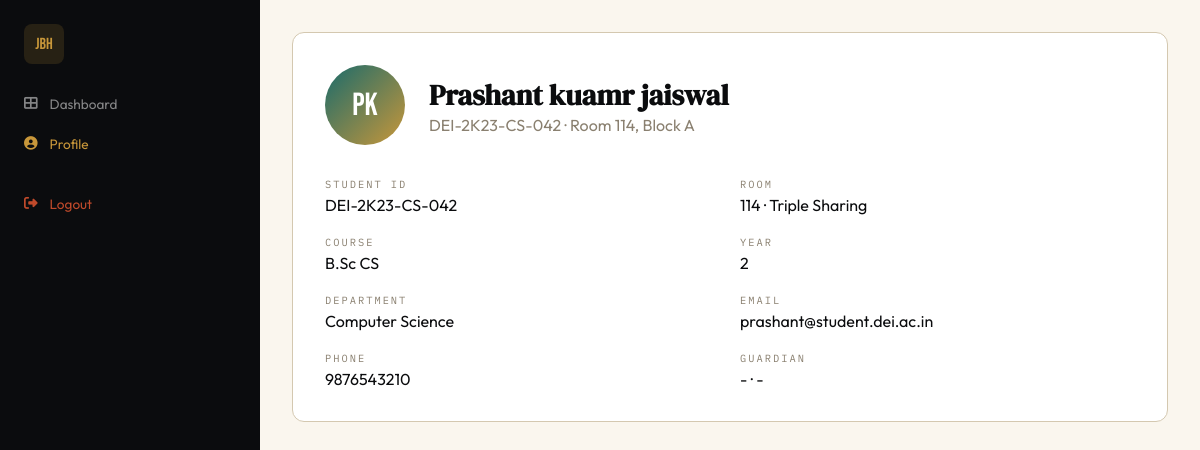
The app's page /dashboard/profile.php (signed in) with its own data.
### tables this page shows
CREATE TABLE students (
    id INT AUTO_INCREMENT PRIMARY KEY,
    student_id VARCHAR(30) UNIQUE NOT NULL,
    password VARCHAR(255) NOT NULL,
    full_name VARCHAR(100) NOT NULL,
    email VARCHAR(100),
    phone VARCHAR(20),
    room_number VARCHAR(20),
    block VARCHAR(20) DEFAULT 'A',
    room_type ENUM('single', 'double', 'triple', 'reserved') DEFAULT 'triple',
    course VARCHAR(50),
    year INT,
    department VARCHAR(50),
    guardian_name VARCHAR(100),
    guardian_phone VARCHAR(20),
    profile_photo VARCHAR(255),
    is_active TINYINT(1) DEFAULT 1,
    created_at TIMESTAMP DEFAULT CURRENT_TIMESTAMP,
    updated_at TIMESTAMP DEFAULT CURRENT_TIMESTAMP ON UPDATE CURRENT_TIMESTAMP
);

### dashboard/profile.php (the view, shortened to what this page needs)
<?php
$pdo = getDB();
$stmt = $pdo->prepare("SELECT * FROM students WHERE id = ?");
$stmt->execute([$_SESSION['user_id']]);
$student = $stmt->fetch();
$initials = implode('', array_map(fn($w) => $w[0], explode(' ', $student['full_name'], 2)));
?>
<!DOCTYPE html>
<html lang="en">
<head>
  <link rel="stylesheet" href="https://cdnjs.cloudflare.com/ajax/libs/font-awesome/6.5.0/css/all.min.css"/>
</head>
<body>
<aside class="sidebar">
  <div class="sidebar-logo">JBH</div>
  <a href="student.php" class="nav-item"><i class="fas fa-th-large"></i> Dashboard</a>
  <a href="profile.php" class="nav-item active"><i class="fas fa-user-circle"></i> Profile</a>
  <a href="../api/logout.php" class="nav-item" style="margin-top:20px;color:#c04a2b"><i class="fas fa-sign-out-alt"></i> Logout</a>
</aside>
<div class="main">
  <div class="card">
    <div class="profile-header">
      <div class="avatar"><?= strtoupper($initials) ?></div>
      <div class="profile-info">
        <h1><?= htmlspecialchars($student['full_name']) ?></h1>
        <p><?= htmlspecialchars($student['student_id']) ?> · Room <?= htmlspecialchars($student['room_number'] ?? '-') ?>, Block <?= htmlspecialchars($student['block'] ?? 'A') ?></p>
      </div>
    </div>
    <div class="profile-grid">
      <div class="profile-item"><label>Student ID</label><p><?= htmlspecialchars($student['student_id']) ?></p></div>
      <div class="profile-item"><label>Room</label><p><?= htmlspecialchars($student['room_number'] ?? '-') ?> · <?= ucfirst($student['room_type'] ?? 'triple') ?> Sharing</p></div>
      <div class="profile-item"><label>Course</label><p><?= htmlspecialchars($student['course'] ?? '-') ?></p></div>
      <div class="profile-item"><label>Year</label><p><?= htmlspecialchars($student['year'] ?? '-') ?></p></div>
      <div class="profile-item"><label>Department</label><p><?= htmlspecialchars($student['department'] ?? '-') ?></p></div>
      <div class="profile-item"><label>Email</label><p><?= htmlspecialchars($student['email'] ?? '-') ?></p></div>
      <div class="profile-item"><label>Phone</label><p><?= htmlspecialchars($student['phone'] ?? '-') ?></p></div>
      <div class="profile-item"><label>Guardian</label><p><?= htmlspecialchars($student['guardian_name'] ?? '-') ?> · <?= htmlspecialchars($student['guardian_phone'] ?? '-') ?></p></div>
    </div>
  </div>
</div>
</body>
</html>

### dashboard/profile.php (style rules this page uses)
:root { --ink:#0b0c0e; --gold:#c8973a; --teal:#1a6b6b; --cream:#faf6ee; --muted:#8a8070; --border:#d4c8b0; --sidebar-w:260px; }
*,*::before,*::after { box-sizing:border-box;margin:0;padding:0; }
body { font-family:'Outfit',sans-serif;background:var(--cream);color:var(--ink);display:flex;min-height:100vh; }
.sidebar { width:var(--sidebar-w);min-height:100vh;background:var(--ink);padding:24px 0;position:fixed;left:0;top:0; }
.sidebar-logo { width:40px;height:40px;background:rgba(200,151,58,0.15);border-radius:8px;display:flex;align-items:center;justify-content:center;font-family:'Bebas Neue';color:var(--gold);margin:0 24px 20px; }
.nav-item { display:flex;align-items:center;gap:12px;padding:11px 24px;color:rgba(255,255,255,0.5);font-size:0.85rem;text-decoration:none; }
.nav-item:hover,.nav-item.active { color:var(--gold); }
.main { margin-left:var(--sidebar-w);flex:1;padding:32px; }
.card { background:white;border:1px solid var(--border);border-radius:12px;padding:32px; }
.profile-header { display:flex;align-items:center;gap:24px;margin-bottom:32px; }
.avatar { width:80px;height:80px;border-radius:50%;background:linear-gradient(135deg,var(--teal),var(--gold));display:flex;align-items:center;justify-content:center;font-family:'Bebas Neue';font-size:2rem;color:white; }
.profile-info h1 { font-family:'DM Serif Display';font-size:1.8rem; }
.profile-info p { color:var(--muted); }
.profile-grid { display:grid;grid-template-columns:1fr 1fr;gap:20px; }
.profile-item label { display:block;font-family:'IBM Plex Mono';font-size:0.65rem;letter-spacing:2px;text-transform:uppercase;color:var(--muted);margin-bottom:4px; }
.profile-item p { font-size:1rem; }

### records on screen
students: full_name "PK", full_name "Prashant kuamr jaiswal", student "DEI-2K23-CS-042", room_number "114", block "A", room_type "Triple", course "B.Sc CS", year "2", department "Computer Science", email "prashant@student.dei.ac.in", phone "9876543210", guardian_name "-", guardian_phone "-"
